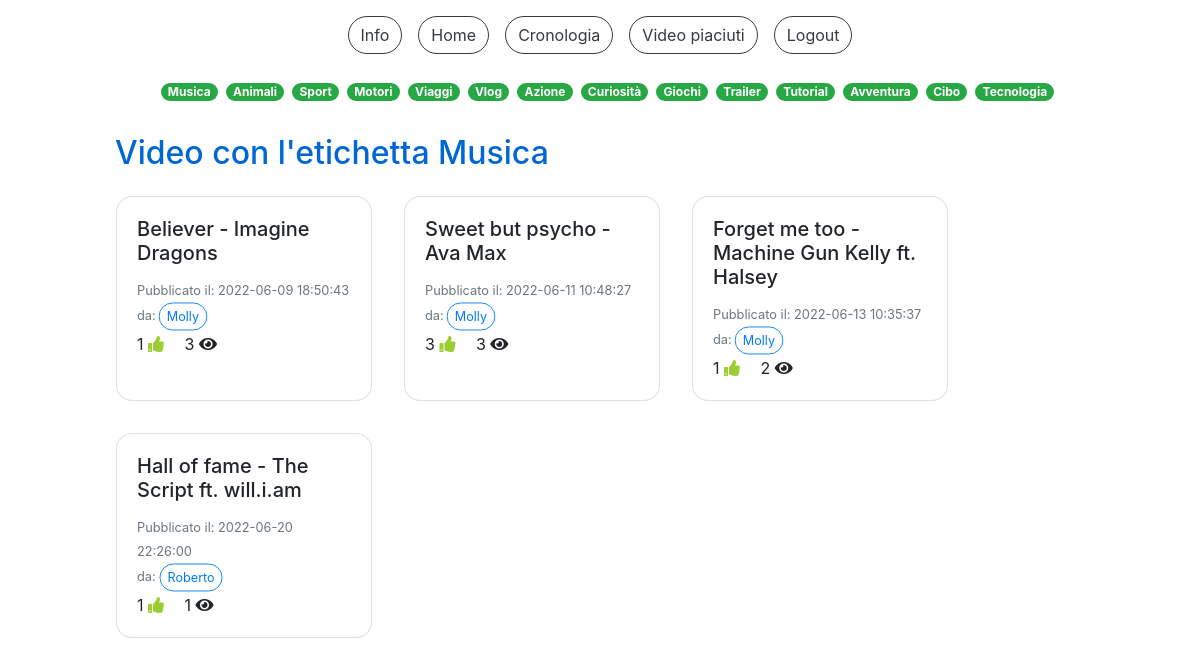
Screenshot of /etichette.php?etichetta=Musica (signed in) with the database file from the repository.
### tables this page shows
CREATE TABLE `etichette` (
  `IdEtichetta` int(11) NOT NULL,
  `NomeEtichetta` varchar(20) NOT NULL
);

CREATE TABLE `categorizzazioni_video` (
  `IdEtichetta` int(11) NOT NULL,
  `IdVideo` int(11) NOT NULL
);

CREATE TABLE `video` (
  `IdVideo` int(11) NOT NULL,
  `Titolo` varchar(100) NOT NULL,
  `SorgenteVideo` varchar(300) NOT NULL,
  `DataPubblicazione` datetime NOT NULL DEFAULT current_timestamp(),
  `NumeroLike` int(11) NOT NULL DEFAULT 0,
  `NumeroVisualizzazioni` int(11) NOT NULL DEFAULT 0,
  `IdAccount` int(11) NOT NULL
);

CREATE TABLE `accounts` (
  `IdAccount` int(11) NOT NULL,
  `Username` varchar(40) NOT NULL,
  `Mail` varchar(40) NOT NULL,
  `Password` varchar(100) NOT NULL,
  `Canale` tinyint(1) NOT NULL,
  `NumeroIscritti` int(11) DEFAULT NULL
);

### etichette.php (the view, shortened to what this page needs)
<!DOCTYPE html>
<html>
<head>
  <link rel="stylesheet" href="css/style.css">
  <link rel="stylesheet" href="css/custom_style.css">
</head>
<body>
  <?php
    include("db.php");
  ?>
  <div class="container-fluid pt-3">
    <div class="row justify-content-center">
      <button type="button" class="btn btn-outline-dark mr-3" onclick="location.href='info.php'">Info</button>
      <button type="button" class="btn btn-outline-dark mr-3" onclick="location.href='home.php'">Home</button>
      <button type="button" class="btn btn-outline-dark mr-3" onclick="location.href='cronologia.php'">Cronologia</button>
      <button type="button" class="btn btn-outline-dark mr-3" onclick="location.href='video_piaciuti.php'">Video piaciuti</button>
      <button type="button" class="btn btn-outline-dark" onclick="location.href='logout.php'">Logout</button>
    </div>
    <div class="row justify-content-center">
      <div id="homePosts" class="col-10">
        <?php
          $sql="SELECT * FROM Etichette";
          $query=$db->prepare($sql);
          $query->execute();
          $ris=$query->fetchAll();
          echo '<div class="row ml-2 mt-4 justify-content-center"><p>';
          foreach($ris as $etichetta) {
            echo '<span onclick="location.href=\'etichette.php?etichetta='.$etichetta["NomeEtichetta"].'\'" class="badge badge-pill badge-success mr-2" style="cursor: pointer">'. $etichetta["NomeEtichetta"] .'</span>';
          }
          echo '</p></div>';
          if(isset($_GET["etichetta"])) {
            echo '<h2 class="titleText mt-3">Video con l\'etichetta '.$_GET["etichetta"].'</h2>
            <div class="row">';
            $sql="SELECT * FROM Categorizzazioni_Video cv, Etichette e, Video v, Accounts a WHERE a.IdAccount=v.IdAccount AND v.IdVideo=cv.IdVideo AND cv.IdEtichetta=e.IdEtichetta AND e.NomeEtichetta LIKE ?";
            $query=$db->prepare($sql);
            $dati=array("%".$_GET["etichetta"]."%");
            $query->execute($dati);
            $ris=$query->fetchAll();
            foreach($ris as $row) {
              $sql="SELECT * FROM Video v, Visualizzazioni vis, Accounts a WHERE v.IdVideo=vis.IdVideo AND a.IdAccount=vis.IdAccount AND vis.IdAccount=? AND vis.IdVideo=?";
              $query=$db->prepare($sql);
              $dati=array($_SESSION["loginID"], $row["IdVideo"]);
              $query->execute($dati);
              $risVis=$query->fetchAll();
              $tempoVis=-1;
              $creator=$row["Username"];
              foreach($risVis as $vis) {
                $tempoVis=$vis["TempoVisualizzazione"];
              }
              echo '<div class="card card-video m-3" style="width: 16rem;">
                      <div class="card-body card-video" onclick="cardOnClick(\''. $row["IdVideo"] .'\',\''. $row["Titolo"] .'\',\''. $row["SorgenteVideo"] .'\',\''. $tempoVis .'\',\''. $creator .'\')">
                        <h5 class="card-title card-video">'. $row["Titolo"] .'</h5>
                        <p class="card-text card-video">
                          <small class="text-muted">Pubblicato il: '. $row["DataPubblicazione"] .'<br>da:<button type="button" class="btn btn-outline-primary btn-sm mini">'. $creator .'</button></small><br>
                          '. $row["NumeroLike"] .' <i class="fa fa-thumbs-up mr-3"></i>
                          '. $row["NumeroVisualizzazioni"] .' <i class="fa fa-eye"></i>
                        </p>
                      </div>
                    </div>';
            }
          }else{
            echo '<h2 class="titleText mt-3">Seleziona un\'etichetta</h2>';
          }
        ?>
        </div>
      </div>
    </div>
  </div>
</body>
</html>

### css/custom_style.css (style rules this page uses)
* { transition: 0.4s; }
div, h2, p { cursor: default; }
.card-video,.card-playlist,.card-post { cursor: pointer; }
.fa-thumbs-up { color: yellowgreen; }
body { height: 100vh; overflow: auto; }
.btn,.form-control,.custom-select { border-radius: 2rem; }
.mini { transform: scale(0.9); }
.card { border-radius: 1rem; }
.titleText { color: #0067d5; }

### rows the page displays
etichette: NomeEtichetta "Musica"
etichette: NomeEtichetta "Animali"
etichette: NomeEtichetta "Sport"
etichette: NomeEtichetta "Motori"
etichette: NomeEtichetta "Viaggi"
etichette: NomeEtichetta "Vlog"
etichette: NomeEtichetta "Azione"
etichette: NomeEtichetta "Curiosità"
etichette: NomeEtichetta "Giochi"
etichette: NomeEtichetta "Trailer"
etichette: NomeEtichetta "Tutorial"
etichette: NomeEtichetta "Avventura"
etichette: NomeEtichetta "Cibo"
etichette: NomeEtichetta "Tecnologia"
categorizzazioni_video: IdVideo.Titolo "Believer - Imagine Dragons", IdVideo.DataPubblicazione "2022-06-09 18:50:43", accounts.Username "Molly", IdVideo.NumeroLike "1", IdVideo.NumeroVisualizzazioni "3"
categorizzazioni_video: IdVideo.Titolo "Sweet but psycho - Ava Max", IdVideo.DataPubblicazione "2022-06-11 10:48:27", accounts.Username "Molly", IdVideo.NumeroLike "3", IdVideo.NumeroVisualizzazioni "3"
categorizzazioni_video: IdVideo.Titolo "Forget me too - Machine Gun Kelly ft. Halsey", IdVideo.DataPubblicazione "2022-06-13 10:35:37", accounts.Username "Molly", IdVideo.NumeroLike "1", IdVideo.NumeroVisualizzazioni "2"
categorizzazioni_video: IdVideo.Titolo "Hall of fame - The Script ft. will.i.am", IdVideo.DataPubblicazione "2022-06-20 22:26:00", accounts.Username "Roberto", IdVideo.NumeroLike "1", IdVideo.NumeroVisualizzazioni "1"

### other values shown
$_GET["etichetta"] "Musica"
